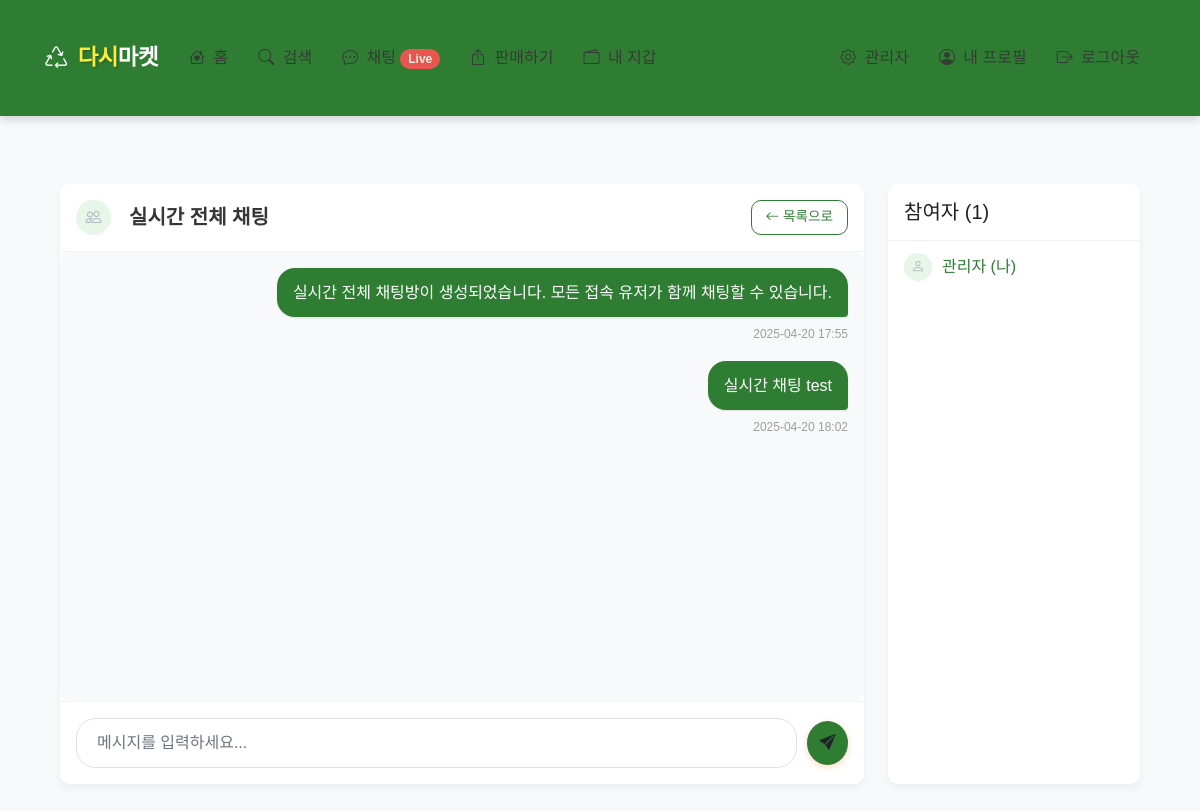
The page /chat/room/6 (signed in) on the database as committed earlier.
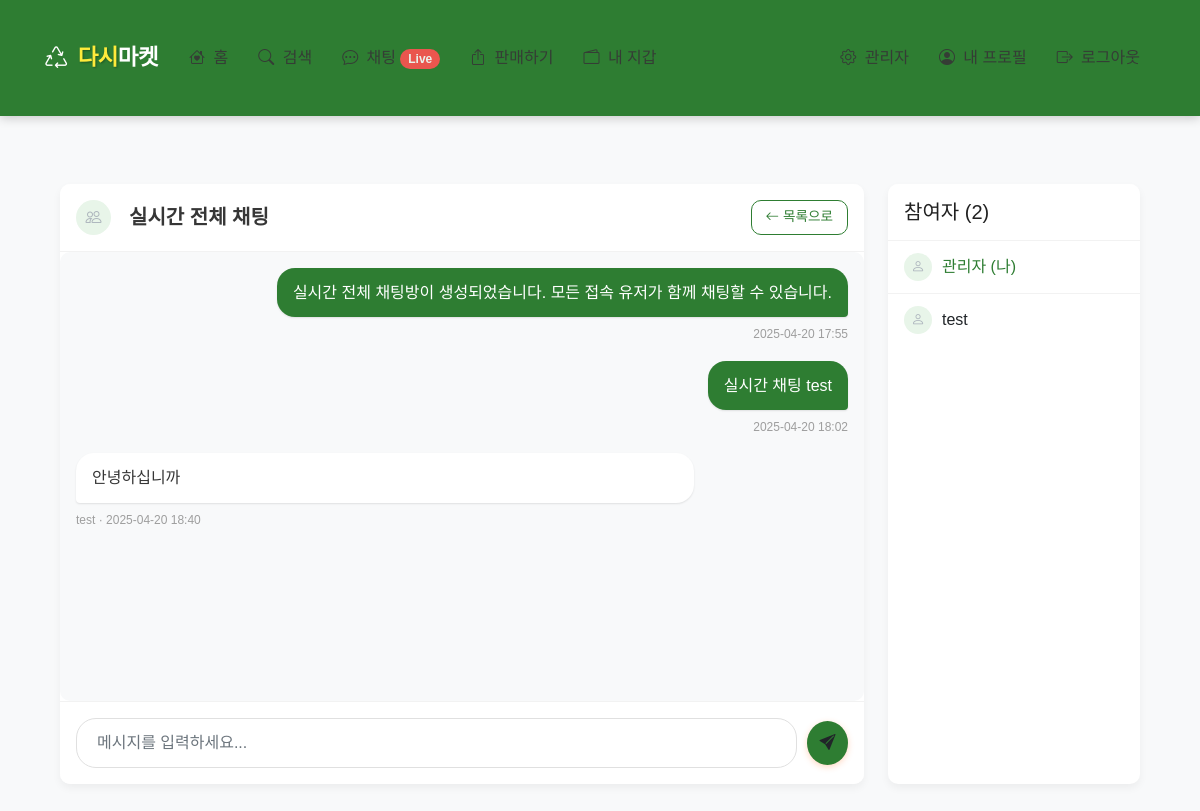
The same page on the database as committed later.
### app/models.py (models this page shows, shortened)
class ChatMessage(db.Model):
    __tablename__ = 'chat_messages'
    id = db.Column(db.Integer, primary_key=True)
    chat_room_id = db.Column(db.Integer, db.ForeignKey('chat_rooms.id'), nullable=False)
    sender_id = db.Column(db.Integer, db.ForeignKey('users.id'), nullable=False)
    content = db.Column(db.Text, nullable=False)
    created_at = db.Column(db.DateTime, default=datetime.utcnow)
    sender = db.relationship('User', backref='chat_messages')

class User(UserMixin, db.Model):
    __tablename__ = 'users'
    id = db.Column(db.Integer, primary_key=True)
    email = db.Column(db.String(120), unique=True, nullable=False)
    password_hash = db.Column(db.String(256), nullable=False)
    username = db.Column(db.String(64), nullable=False)
    profile_image = db.Column(db.String(120), nullable=True)
    created_at = db.Column(db.DateTime, default=datetime.utcnow)
    is_admin = db.Column(db.Boolean, default=False)
    is_active = db.Column(db.Boolean, default=True)
    products = db.relationship('Product', backref='seller', lazy='dynamic')
    wallet = db.relationship('Wallet', backref='user', uselist=False)

### app/chat/routes.py (the view, shortened to what this page needs)
@bp.route('/room/<int:room_id>', methods=['GET'])
@login_required
def view_room(room_id):
    chat_room = ChatRoom.query.get_or_404(room_id)
    participation = ChatParticipant.query.filter_by(
        user_id=current_user.id,
        chat_room_id=room_id
    ).first()
    messages = ChatMessage.query.filter_by(chat_room_id=room_id).order_by(ChatMessage.created_at).all()
    participation.last_read_at = datetime.utcnow()
    db.session.commit()
    other_user = None
    participants = []
    if chat_room.type == 'public':
        participants = ChatParticipant.query.filter_by(chat_room_id=room_id).all()
        participant_users = [User.query.get(p.user_id) for p in participants]
        participants = participant_users
    return render_template(
        'chat/room.html',
        title=f'채팅방 - {chat_room.name or "1:1 채팅"}',
        chat_room=chat_room,
        messages=messages,
        other_user=other_user,
        participants=participants
    )

### app/models.py (called while the page is built)
@login_manager.user_loader
def load_user(id):
    return User.query.get(int(id))

### app/templates/chat/room.html (shortened to what the changed rows need)
{% extends 'base.html' %}
{% block content %}
<div class="container py-4">
    <div class="row g-4">
        <div class="col-md-9">
            <div class="card chat-card">
                <div class="chat-messages" id="messageContainer">
                    {% if messages %}
                        {% for message in messages %}
                            <div class="message-item {% if message.sender_id == current_user.id %}text-end{% endif %}" data-message-id="{{ message.id }}">
                                <div class="message-content">
                                    {{ message.content }}
                                </div>
                                <div class="message-info">
                                    {% if message.sender_id != current_user.id %}
                                        {{ message.sender.username }} ·
                                    {% endif %}
                                    {{ message.created_at|format_datetime }}
                                </div>
                            </div>
                        {% endfor %}
                    {% else %}
                        <div class="text-empty">
                            <p>대화 내용이 없습니다. 첫 메시지를 보내보세요!</p>
                        </div>
                    {% endif %}
                </div>
            </div>
        </div>
        <div class="col-md-3">
            <div class="card chat-room-info">
                <div class="card-header">
                    {% if chat_room.type == 'private' %}
                        <h5 class="mb-0">대화 상대</h5>
                    {% else %}
                        <h5 class="mb-0">참여자 ({{ participants|length }})</h5>
                    {% endif %}
                </div>
                <div class="card-body p-0">
                    {% if chat_room.type == 'private' and other_user %}
                        <div class="p-3">
                            <div class="d-flex align-items-center">
                                {% if other_user.profile_image %}
                                    <img src="{{ url_for('static', filename='uploads/' + other_user.profile_image) }}" class="user-avatar" alt="{{ other_user.username }}">
                                {% else %}
                                    <div class="user-avatar">
                                        <i class="bi bi-person"></i>
                                    </div>
                                {% endif %}
                                <div>
                                    <h6 class="mb-0">{{ other_user.username }}</h6>
                                    <small class="text-muted">{{ other_user.email }}</small>
                                </div>
                            </div>
                        </div>
                    {% elif chat_room.type == 'public' and participants %}
                        <div class="list-group list-group-flush">
                            {% for user in participants %}
                                <div class="list-group-item">
                                    <div class="d-flex align-items-center">
                                        {% if user.profile_image %}
                                            <img src="{{ url_for('static', filename='uploads/' + user.profile_image) }}" class="user-avatar small" alt="{{ user.username }}">
                                        {% else %}
                                            <div class="user-avatar small">
                                                <i class="bi bi-person"></i>
                                            </div>
                                        {% endif %}
                                        <div>
                                            <h6 class="mb-0 {% if user.id == current_user.id %}text-primary{% endif %}">
                                                {{ user.username }}
                                                {% if user.id == current_user.id %}(나){% endif %}
                                            </h6>
                                        </div>
                                    </div>
                                </div>
                            {% endfor %}
                        </div>
                    {% else %}
                        <div class="text-empty">
                            <p>참여자 정보가 없습니다.</p>
                        </div>
                    {% endif %}
                </div>
            </div>
        </div>
    </div>
</div>
{% endblock %}
{% block styles %}
<link rel="stylesheet" href="https://cdn.jsdelivr.net/npm/bootstrap-icons@1.8.0/font/bootstrap-icons.css">
{% endblock %}

Rows that differ between the two databases and show on the page:
added ChatMessage: content "안녕하십니까", sender.username "test", created_at "2025-04-20 18:40"
now on this page (row unchanged): User: username "test"
Other text that changed with them:
{{ participants|length }}: "1" → "2"
